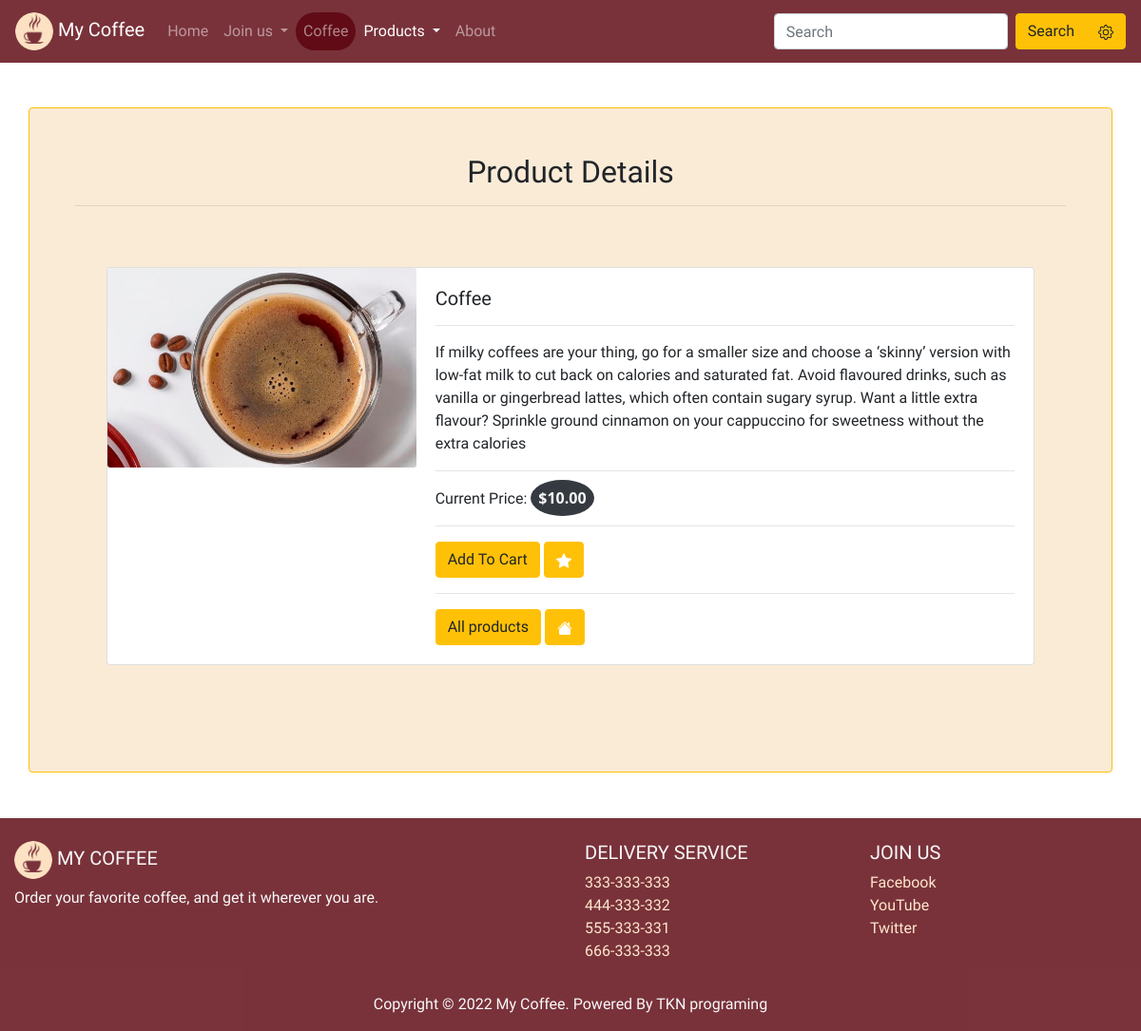
The app's page /products/4 with its own data.
### products/models.py (models this page shows, shortened)
class Product(models.Model):
    name = models.CharField(max_length=150)
    description = models.TextField()
    price = models.DecimalField(max_digits=4,decimal_places=2 )
    photo = models.ImageField(upload_to='photos/%Y/%m/%d/')
    active = models.BooleanField(default=True)
    publish_date = models.DateTimeField(default=datetime.now)
    class Meta:
        ordering =['-publish_date']

### products/views.py (the view)
# urls.py: path('<int:pro_id>', views.product, name= 'product'),
def product(request, pro_id):
    context ={
        'pro':get_object_or_404(Product, pk=pro_id)
    }
    return render(request, 'products/product.html',context )

### templates/products/product.html (shortened to what this page needs)
{% extends 'base.html' %}
{% load static %}
{% block content %}
<div class="my-form container p-5 my-5 rounded border border-warning">
    <form id="formaddtocart" action="{% url 'add_to_cart' %}">
        <h2 class="text-center">Product Details</h2>
        <hr>
        <section>
              <div class="row p-5 " >
                <div class="card mb-3 w-100" >
                  <div class="row no-gutters">
                    <div class="col-md-4">
                      <img src="{{pro.photo.url}}" class="card-img" alt="...">
                    </div>
                    <div class="col-md-8">
                      <div class="card-body">
                        <h5 class="card-title" id="productName">{{pro.name}}</h5>
                        <hr>
                        <p class="card-text" id="description">{{pro.description}}</p>
                        <hr>
                        <p class="card-text">Current Price: <span id="price" class="bg-dark text-light rounded-circle p-2">${{pro.price}}</span></p>
                        <hr>
                        <button type="button" class="btn btn-warning" data-bs-toggle="modal" data-bs-target="#staticBackdrop">Add To Cart</button>
                        <a
                         href="{% url 'product_favorites' pro_id=pro.id %}"
                        class="btn btn-warning text-white">
                        </a>
                        <hr>
                        <a href="{% url 'products' %}" class="btn btn-warning">All products</a>
                        <a href="{% url 'index' %}" class="btn btn-warning text-white">
                        </a>
                      </div>
                    </div>
                  </div>
                </div>
              </div>
        </section>
    </form>
</div>
{% endblock %}

### mycoffee/static/css/style.css (style rules this page uses)
html, body { height: 100%; width: 100%; }
a { color: rgb(255, 231, 204) ; }
body { font-family: 'Merienda', cursive; padding-top:65px; }
.my-form { background-color: antiquewhite; }
#price { font-family: 'Segoe UI', Tahoma, Geneva, Verdana, sans-serif; font-weight: bold; }

### records on screen
Product: photo (picture), name "Coffee", description "If milky coffees are your thing, go for a smaller size and choose a ‘skinny’ version with low-fat milk to cut back on calories and saturated fat. Avoid flavoured drinks, such as vanilla or gingerbread lattes, which often contain sugary syrup. Want a little extra flavour? Sprinkle ground cinnamon on your cappuccino for sweetness without the extra calories", price "10.00"
